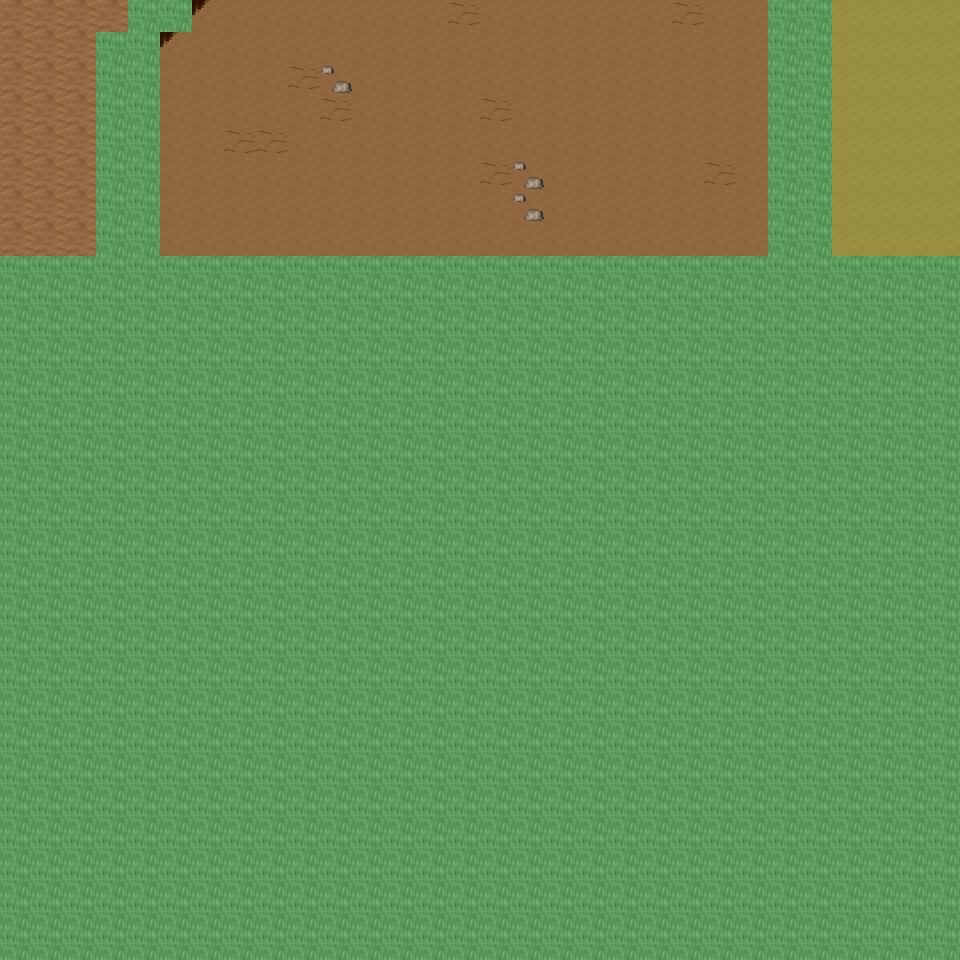

Tiled map render using the project's own tile images. Description and the map definition, with tile-layer contents summarised, below:
An orthogonal 30x30 tile map with 32x32 px tiles, 6 tile layers (Ground, Object, Object2, Above, ...), 20 tilesets and 5 objects (5x mapchange).

<map version="1.0" orientation="orthogonal" renderorder="right-down" width="30" height="30" tilewidth="32" tileheight="32" nextobjectid="6">
  <tileset firstgid="1" name="tileset_ground_ground" tilewidth="32" tileheight="32" tilecount="33" columns="3">
    <image source="../drawable/tileset_ground_ground.png" width="96" height="352" />
  </tileset>
  <tileset firstgid="34" name="tileset_ground_grass_edges" tilewidth="32" tileheight="32" tilecount="36" columns="12">
    <image source="../drawable/tileset_ground_grass_edges.png" width="384" height="96" />
  </tileset>
  <tileset firstgid="70" name="tileset_ground_ridge_earth_dark" tilewidth="32" tileheight="32" tilecount="96" columns="12">
    <image source="../drawable/tileset_ground_ridge_earth_dark.png" width="384" height="256" />
  </tileset>
  <tileset firstgid="166" name="tileset_plant_flower_daisy_white" tilewidth="32" tileheight="32" tilecount="8" columns="2">
    <image source="../drawable/tileset_plant_flower_daisy_white.png" width="64" height="128" />
  </tileset>
  <tileset firstgid="174" name="tileset_plant_grasses" tilewidth="32" tileheight="32" tilecount="6" columns="3">
    <image source="../drawable/tileset_plant_grasses.png" width="96" height="64" />
  </tileset>
  <tileset firstgid="180" name="tileset_ground_rock_pebbles" tilewidth="32" tileheight="32" tilecount="3" columns="1">
    <image source="../drawable/tileset_ground_rock_pebbles.png" width="32" height="96" />
  </tileset>
  <tileset firstgid="183" name="tileset_plant_flower_daisy_blue" tilewidth="32" tileheight="32" tilecount="8" columns="2">
    <image source="../drawable/tileset_plant_flower_daisy_blue.png" width="64" height="128" />
  </tileset>
  <tileset firstgid="191" name="tileset_ground_ladder_vertical_dark" tilewidth="32" tileheight="32" tilecount="3" columns="3">
    <image source="../drawable/tileset_ground_ladder_vertical_dark.png" width="96" height="32" />
  </tileset>
  <tileset firstgid="194" name="tileset_item_corpse_huge_animal" tilewidth="32" tileheight="32" tilecount="16" columns="2">
    <image source="../drawable/tileset_item_corpse_huge_animal.png" width="64" height="256" />
  </tileset>
  <tileset firstgid="210" name="tileset_ground_ladder_steps" tilewidth="32" tileheight="32" tilecount="6" columns="3">
    <image source="../drawable/tileset_ground_ladder_steps.png" width="96" height="64" />
  </tileset>
  <tileset firstgid="216" name="tileset_logic_collision" tilewidth="32" tileheight="32" tilecount="1" columns="1">
    <image source="../drawable/tileset_logic_collision.png" width="32" height="32" />
  </tileset>
  <tileset firstgid="217" name="tileset_ground_green_paving" tilewidth="32" tileheight="32" tilecount="18" columns="3">
    <image source="../drawable/tileset_ground_green_paving.png" width="96" height="192" />
  </tileset>
  <tileset firstgid="235" name="tileset_ground_earth_edges" tilewidth="32" tileheight="32" tilecount="18" columns="6">
    <image source="../drawable/tileset_ground_earth_edges.png" width="192" height="96" />
  </tileset>
  <tileset firstgid="253" name="tileset_ground_grass_corners" tilewidth="32" tileheight="32" tilecount="24" columns="6">
    <image source="../drawable/tileset_ground_grass_corners.png" width="192" height="128" />
  </tileset>
  <tileset firstgid="277" name="tileset_plant_tree_tree_darkgreen" tilewidth="32" tileheight="32" tilecount="88" columns="8">
    <image source="../drawable/tileset_plant_tree_tree_darkgreen.png" width="256" height="352" />
  </tileset>
  <tileset firstgid="365" name="tileset_plant_tree_evergreen" tilewidth="32" tileheight="32" tilecount="36" columns="3">
    <image source="../drawable/tileset_plant_tree_evergreen.png" width="96" height="384" />
  </tileset>
  <tileset firstgid="401" name="tileset_building_decoration_rocks" tilewidth="32" tileheight="32" tilecount="6" columns="3">
    <image source="../drawable/tileset_building_decoration_rocks.png" width="96" height="64" />
  </tileset>
  <tileset firstgid="407" name="tileset_plant_bush_bushes" tilewidth="32" tileheight="32" tilecount="10" columns="5">
    <image source="../drawable/tileset_plant_bush_bushes.png" width="160" height="64" />
  </tileset>
  <tileset firstgid="417" name="tileset_plant_bush_various_small" tilewidth="32" tileheight="32" tilecount="9" columns="3">
    <image source="../drawable/tileset_plant_bush_various_small.png" width="96" height="96" />
  </tileset>
  <tileset firstgid="426" name="tileset_ground_dry_grass" tilewidth="32" tileheight="32" tilecount="54" columns="9">
    <image source="../drawable/tileset_ground_dry_grass.png" width="288" height="192" />
  </tileset>
  <layer name="Ground" width="30" height="30">
    <data>[900 cells, 240 non-empty, 3 distinct tile ids]</data>
  </layer>
  <layer name="Object" width="30" height="30">
    <data>[900 cells, 46 non-empty, 7 distinct tile ids]</data>
  </layer>
  <layer name="Object2" width="30" height="30">
    <data>[900 cells, 0 non-empty, 0 distinct tile ids]</data>
  </layer>
  <layer name="Above" width="30" height="30">
    <data>[900 cells, 0 non-empty, 0 distinct tile ids]</data>
  </layer>
  <layer name="Above2" width="30" height="30">
    <data>[900 cells, 0 non-empty, 0 distinct tile ids]</data>
  </layer>
  <layer name="Walkable" width="30" height="30">
    <data>[900 cells, 692 non-empty, 1 distinct tile ids]</data>
  </layer>
  <objectgroup name="MapEvents">
    <object id="1" name="north" type="mapchange" x="0" y="0" width="128" height="32">
      <properties>
        <property name="map" value="0_ados_mountain_n2_w2_x3_y3" />
        <property name="place" value="south" />
      </properties>
    </object>
    <object id="2" name="north2" type="mapchange" x="192" y="0" width="576" height="32">
      <properties>
        <property name="map" value="0_ados_mountain_n2_w2_x3_y3" />
        <property name="place" value="south2" />
      </properties>
    </object>
    <object id="3" name="north3" type="mapchange" x="832" y="0" width="128" height="32">
      <properties>
        <property name="map" value="0_ados_mountain_n2_w2_x3_y3" />
        <property name="place" value="south3" />
      </properties>
    </object>
    <object id="4" name="west" type="mapchange" x="0" y="0" width="32" height="256">
      <properties>
        <property name="map" value="0_ados_mountain_n2_w2_x2_y4" />
        <property name="place" value="east" />
      </properties>
    </object>
    <object id="5" name="east" type="mapchange" x="928" y="0" width="32" height="256">
      <properties>
        <property name="map" value="0_ados_mountain_n2_w2_x4_y4" />
        <property name="place" value="west" />
      </properties>
    </object>
  </objectgroup>
</map>
